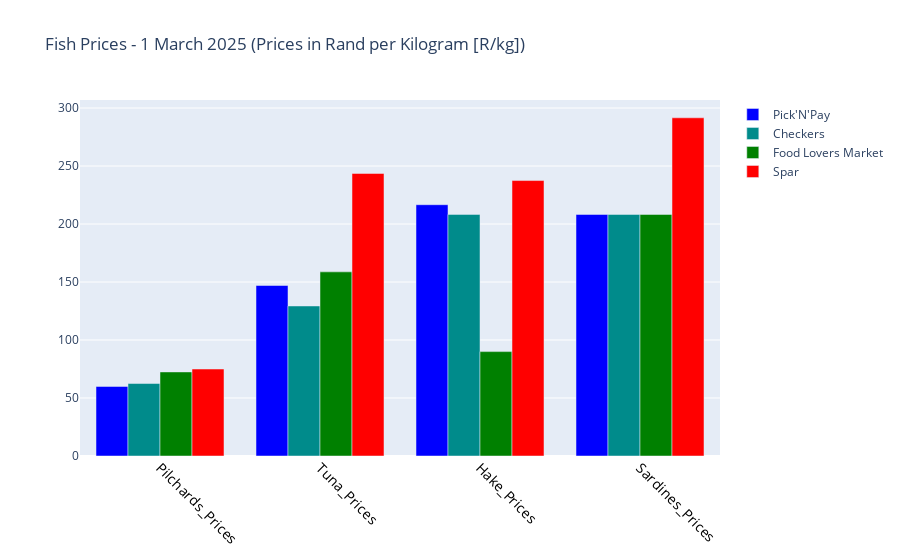

This figure's notebook cell:
### Code cell
#import relevant libraries
import pandas as pd
import numpy as np
import plotly.graph_objects as go

#Alter filepath as necessary
#path = #Set path as needed
path = "../fish_price_comparison_2025_03_01/"

#Create temporary dataframe for csv to be loaded
temp_df = pd.read_csv(path + 'fish_price_comparison_2025_03_01.csv', header=None)

#Set the first row as the columns for the dataframe, then remove row from data and re-index
temp_df.columns = temp_df.iloc[0]
temp_df = temp_df[1:]
temp_df.reset_index(drop=True, inplace=True)

fish_types = ['Hake_Prices','Pilchards_Prices', 'Sardines_Prices', 'Tuna_Prices']

#Add custom marker colors to distinguish values per retailer
marker_colors = ['blue', 'darkcyan', 'green', 'red']

temp_df['Retailer'] = temp_df['Retailer'].astype(str)

figure_1 = go.Figure()

for x in range(0, 4, 1):
    values_array = np.array([])
    for y in range(0, 4, 1):
        values_array = np.append(values_array, temp_df.iloc[x, (y + 1)])
    figure_1.add_trace(go.Bar(x=fish_types, 
                        y=values_array,
                        name=str(temp_df.iloc[x,0])
                        ))
    figure_1.data[x].marker.color = marker_colors[x]

figure_1.update_xaxes(tickangle=45, tickfont=dict(color='black', size=14),tickmode='linear', categoryorder='total ascending')
figure_1.update_layout(barmode='group', title_text='Fish Prices - 1 March 2025 (Prices in Rand per Kilogram [R/kg])')
figure_1.update_layout(autotypenumbers='convert types')
figure_1.show()

### Figure 1 — Plotly figure (JSON) as saved in the notebook; plotly's stock layout.template omitted (floating-point values rounded to 4 significant figures)
{"data": [{"marker": {"color": "blue"}, "name": "Pick'N'Pay", "type": "bar", "x": ["Hake_Prices", "Pilchards_Prices", "Sardines_Prices", "Tuna_Prices"], "y": ["216.65", "59.98", "208.25", "147.00"]}, {"marker": {"color": "darkcyan"}, "name": "Checkers", "type": "bar", "x": ["Hake_Prices", "Pilchards_Prices", "Sardines_Prices", "Tuna_Prices"], "y": ["208.31", "62.48", "208.25", "129.35"]}, {"marker": {"color": "green"}, "name": "Food Lovers Market", "type": "bar", "x": ["Hake_Prices", "Pilchards_Prices", "Sardines_Prices", "Tuna_Prices"], "y": ["90.00", "72.48", "208.25", "158.76"]}, {"marker": {"color": "red"}, "name": "Spar", "type": "bar", "x": ["Hake_Prices", "Pilchards_Prices", "Sardines_Prices", "Tuna_Prices"], "y": ["237.48", "74.98", "291.58", "243.61"]}], "layout": {"autotypenumbers": "convert types", "barmode": "group", "title": {"text": "Fish Prices - 1 March 2025 (Prices in Rand per Kilogram [R/kg])"}, "xaxis": {"categoryorder": "total ascending", "tickangle": 45, "tickfont": {"color": "black", "size": 14}, "tickmode": "linear"}}}
